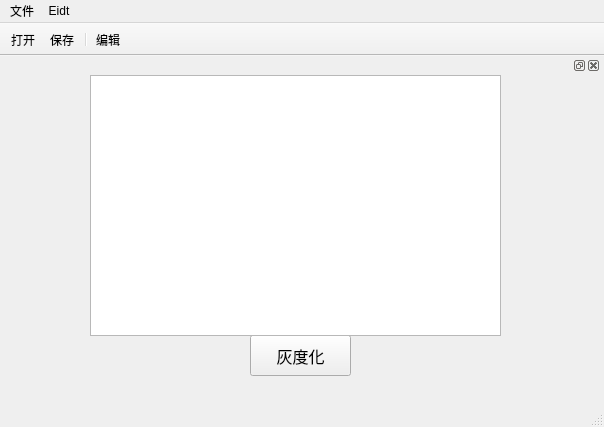
<?xml version="1.0" encoding="UTF-8"?>
<ui version="4.0">
 <class>MainWindow</class>
 <widget class="QMainWindow" name="MainWindow">
  <property name="geometry">
   <rect>
    <x>0</x>
    <y>0</y>
    <width>604</width>
    <height>427</height>
   </rect>
  </property>
  <property name="focusPolicy">
   <enum>Qt::TabFocus</enum>
  </property>
  <property name="windowTitle">
   <string>窗口Demo</string>
  </property>
  <property name="toolButtonStyle">
   <enum>Qt::ToolButtonIconOnly</enum>
  </property>
  <widget class="QWidget" name="centralwidget">
   <widget class="QDockWidget" name="dockWidget">
    <property name="geometry">
     <rect>
      <x>0</x>
      <y>0</y>
      <width>601</width>
      <height>341</height>
     </rect>
    </property>
    <property name="floating">
     <bool>false</bool>
    </property>
    <widget class="QWidget" name="dockWidgetContents">
     <widget class="QWidget" name="widget" native="true">
      <property name="geometry">
       <rect>
        <x>80</x>
        <y>240</y>
        <width>451</width>
        <height>71</height>
       </rect>
      </property>
      <widget class="QPushButton" name="pushButton">
       <property name="geometry">
        <rect>
         <x>170</x>
         <y>20</y>
         <width>101</width>
         <height>41</height>
        </rect>
       </property>
       <property name="font">
        <font>
         <family>Adobe Devanagari</family>
         <pointsize>12</pointsize>
        </font>
       </property>
       <property name="focusPolicy">
        <enum>Qt::TabFocus</enum>
       </property>
       <property name="contextMenuPolicy">
        <enum>Qt::DefaultContextMenu</enum>
       </property>
       <property name="text">
        <string>灰度化</string>
       </property>
       <property name="autoDefault">
        <bool>false</bool>
       </property>
      </widget>
     </widget>
     <widget class="QTextEdit" name="textEdit">
      <property name="geometry">
       <rect>
        <x>90</x>
        <y>0</y>
        <width>411</width>
        <height>261</height>
       </rect>
      </property>
     </widget>
    </widget>
   </widget>
  </widget>
  <widget class="QMenuBar" name="menubar">
   <property name="geometry">
    <rect>
     <x>0</x>
     <y>0</y>
     <width>604</width>
     <height>23</height>
    </rect>
   </property>
   <property name="defaultUp">
    <bool>false</bool>
   </property>
   <property name="nativeMenuBar">
    <bool>true</bool>
   </property>
   <widget class="QMenu" name="menuopen">
    <property name="title">
     <string>文件</string>
    </property>
    <addaction name="actionopen"/>
    <addaction name="actionsave"/>
   </widget>
   <widget class="QMenu" name="menuedit">
    <property name="title">
     <string>Eidt</string>
    </property>
    <addaction name="actionedit"/>
   </widget>
   <addaction name="menuopen"/>
   <addaction name="menuedit"/>
  </widget>
  <widget class="QStatusBar" name="statusbar"/>
  <widget class="QToolBar" name="toolBar">
   <property name="windowTitle">
    <string>toolBar</string>
   </property>
   <property name="movable">
    <bool>false</bool>
   </property>
   <attribute name="toolBarArea">
    <enum>TopToolBarArea</enum>
   </attribute>
   <attribute name="toolBarBreak">
    <bool>false</bool>
   </attribute>
   <addaction name="actionopen"/>
   <addaction name="actionsave"/>
   <addaction name="separator"/>
   <addaction name="actionedit"/>
  </widget>
  <action name="actionopen">
   <property name="text">
    <string>打开</string>
   </property>
  </action>
  <action name="actionNew_Project">
   <property name="text">
    <string>New Project</string>
   </property>
  </action>
  <action name="actionsave">
   <property name="text">
    <string>保存</string>
   </property>
  </action>
  <action name="actionedit">
   <property name="text">
    <string>编辑</string>
   </property>
  </action>
 </widget>
 <resources/>
 <connections/>
</ui>
